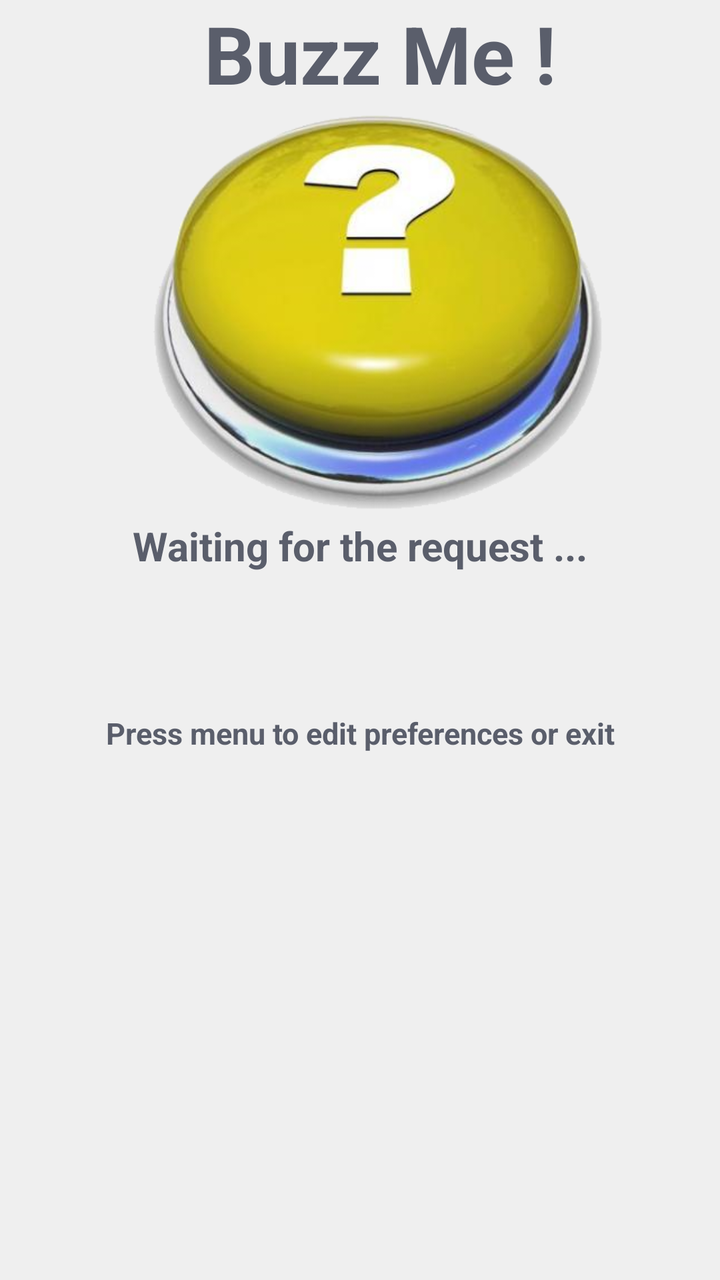
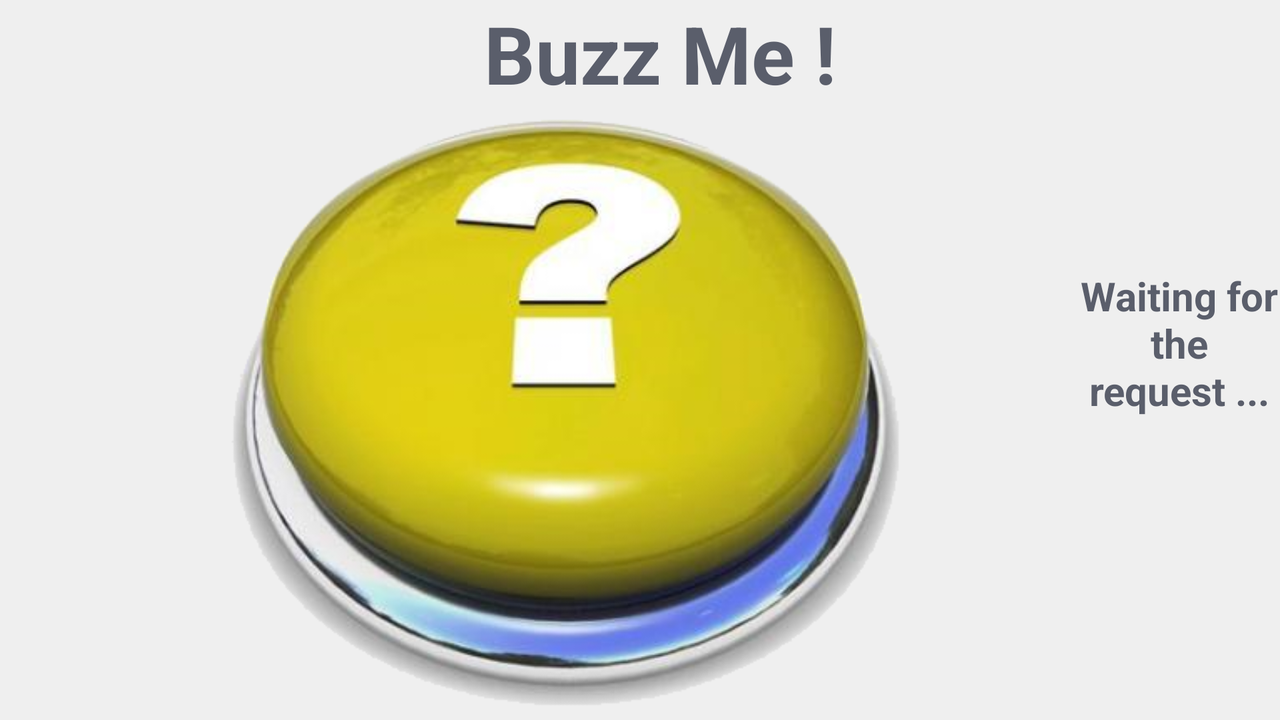

An Android layout and its configuration variant, each rendered on a device that would load it. The default file and the variant file are quoted in full after the pictures.
<!-- AndroidManifest.xml: application theme MyTheme -->
<!-- res/layout/waiting_layout.xml -->
<?xml version="1.0" encoding="utf-8"?>
	<LinearLayout
	    xmlns:android="http://schemas.android.com/apk/res/android" 
	    style="@style/backgroundColor"
		android:orientation="vertical" android:id="@+id/linearLayout1"
		android:layout_centerVertical="true" android:layout_alignParentRight="true"
		android:layout_height="match_parent"
		android:layout_width="match_parent">
		<TextView android:gravity="center" android:textSize="40dp"
			android:layout_height="wrap_content" android:textColor="#5A5E6B"
			android:text="  Buzz Me !" android:layout_width="fill_parent"
			android:textStyle="bold"></TextView>
		<ImageView android:id="@+id/image" android:adjustViewBounds="true"
			android:src="@drawable/buzzer" android:layout_height="206dp" android:layout_width="match_parent"></ImageView>
		<TextView android:gravity="center" android:textSize="20dp"
			android:layout_height="wrap_content" android:textColor="#5A5E6B"
			android:text="Waiting for the request ..." android:layout_width="fill_parent"
			android:textStyle="bold" android:paddingBottom="70dp"></TextView>
		<TextView android:gravity="center" android:textSize="15dp"
			android:layout_height="wrap_content" android:textColor="#5A5E6B"
			android:text="Press menu to edit preferences or exit"
			android:layout_width="fill_parent" android:textStyle="bold"
			android:paddingBottom="15dp"></TextView>
	</LinearLayout>
<!-- resources referenced by this layout -->
<resources>
  <!-- drawable buzzer: png bitmap (drawable, 190680 bytes) -->
  <style name="backgroundColor">
  		<item name="android:background">#EFEFEF</item>
  	</style>
</resources>
<!-- res/layout-land/waiting_layout.xml (the repository's variant of the layout above) -->
<!-- drawn on the phone turned sideways -->
<?xml version="1.0" encoding="utf-8"?>
	<RelativeLayout
	    xmlns:android="http://schemas.android.com/apk/res/android" 
	    style="@style/backgroundColor"
		android:orientation="vertical" android:id="@+id/RelativeLayout1"
		android:layout_centerVertical="true" android:layout_alignParentRight="true"
		android:layout_height="match_parent"
		android:layout_width="match_parent" android:gravity="center_vertical">
		<TextView android:id="@+id/TextView1" android:layout_alignParentLeft="true" android:layout_alignParentTop="true" android:gravity="center" android:textSize="40dp"
			android:layout_height="wrap_content" android:textColor="#5A5E6B"
			android:text="  Buzz Me !" android:layout_width="fill_parent"
			android:textStyle="bold"></TextView>

		<ImageView
		    android:id="@+id/image"
		    android:layout_width="wrap_content"
		    android:layout_height="match_parent"
		    android:layout_below="@+id/TextView1"
		    android:adjustViewBounds="true"
		    android:src="@drawable/buzzer" >
</ImageView>
		<TextView android:id="@+id/TextView2" android:gravity="center" android:textSize="20dp"
			android:textColor="#5A5E6B"
			android:text="Waiting for the request ..." android:layout_width="fill_parent"
			android:textStyle="bold" android:paddingBottom="70dp" android:layout_toRightOf="@+id/image" android:layout_alignTop="@+id/image" android:layout_height="match_parent"></TextView>
		<TextView android:id="@+id/TextView3" android:layout_below="@+id/TextView2" android:gravity="center" android:textSize="15dp"
			android:layout_height="wrap_content" android:textColor="#5A5E6B"
			android:text="Press menu to edit preferences or exit"
			android:layout_width="fill_parent" android:textStyle="bold"
			android:paddingBottom="15dp" android:layout_alignParentLeft="true"></TextView>
	</RelativeLayout>
